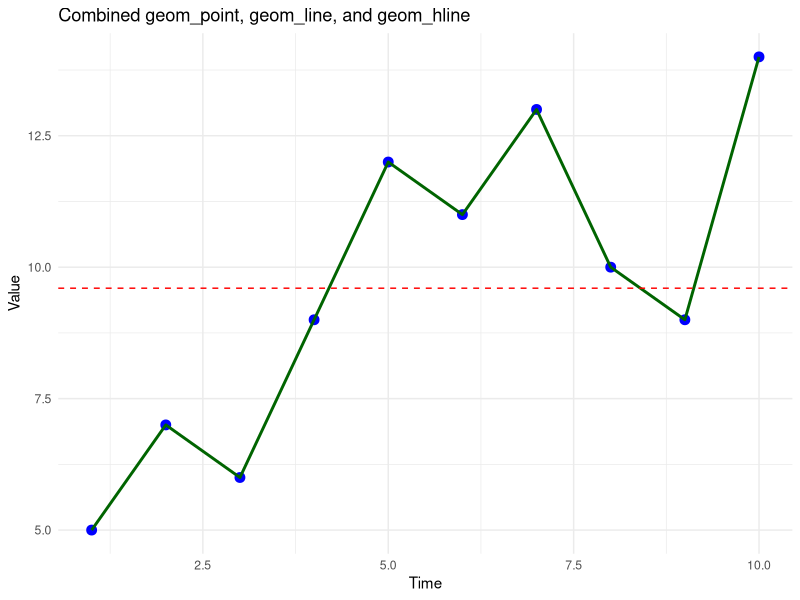

The R source for this figure:
#  Demonstrate the combined usage of geom_point, geom_line,
#and geom_hline in a single ggplot.

# Load ggplot2
library(ggplot2)

# Sample dataset
df <- data.frame(
  Time = 1:10,
  Value = c(5, 7, 6, 9, 12, 11, 13, 10, 9, 14)
)

# Calculate mean value for the horizontal line
mean_value <- mean(df$Value)

# Create the plot
ggplot(df, aes(x = Time, y = Value)) +
  geom_point(color = "blue", size = 3) +                 # Points
  geom_line(color = "darkgreen", linewidth = 1) +        # Line connecting points
  geom_hline(yintercept = mean_value,                   # Horizontal line at mean
             linetype = "dashed", color = "red") +
  labs(title = "Combined geom_point, geom_line, and geom_hline",
       y = "Value", x = "Time") +
  theme_minimal()
